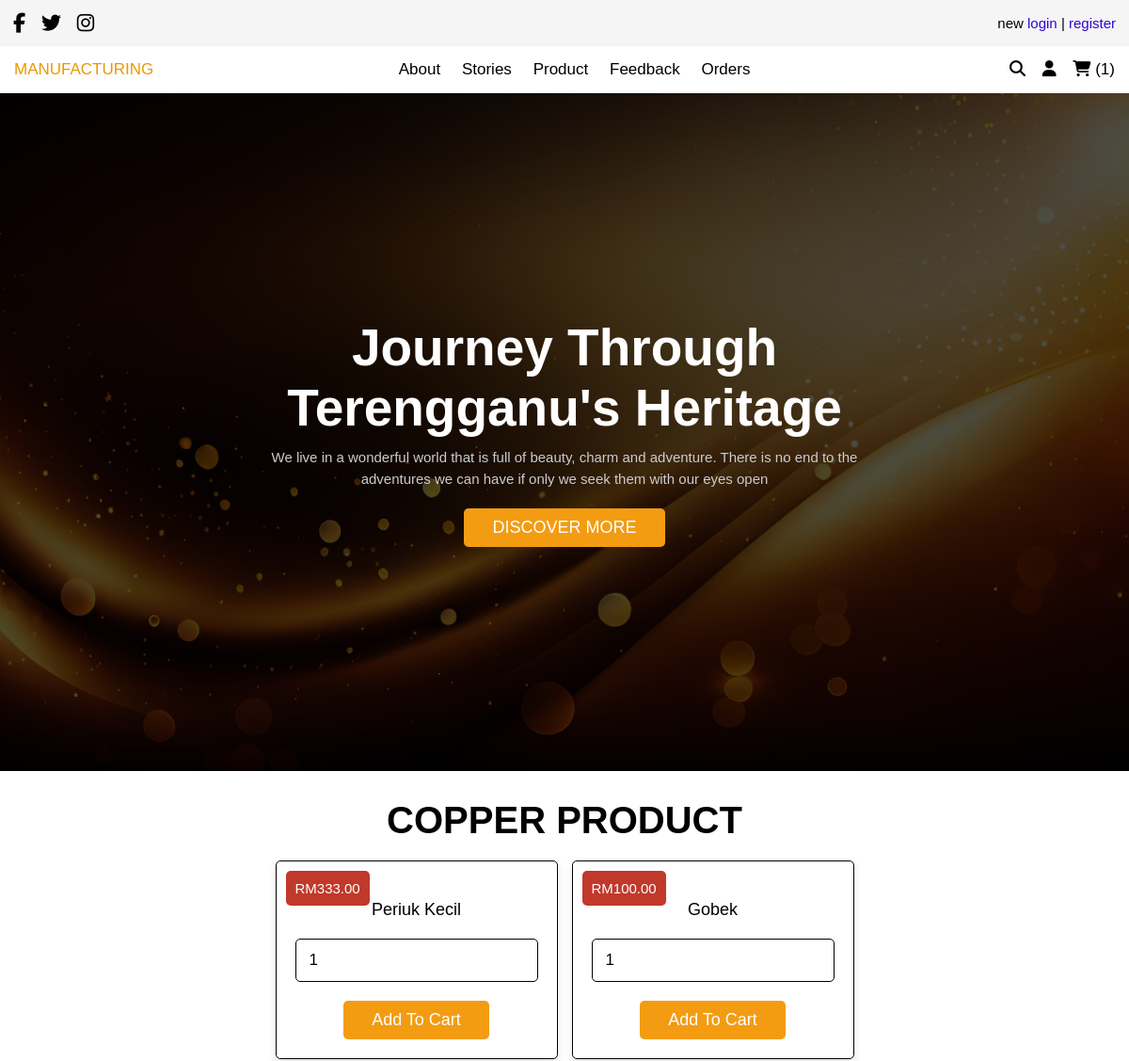
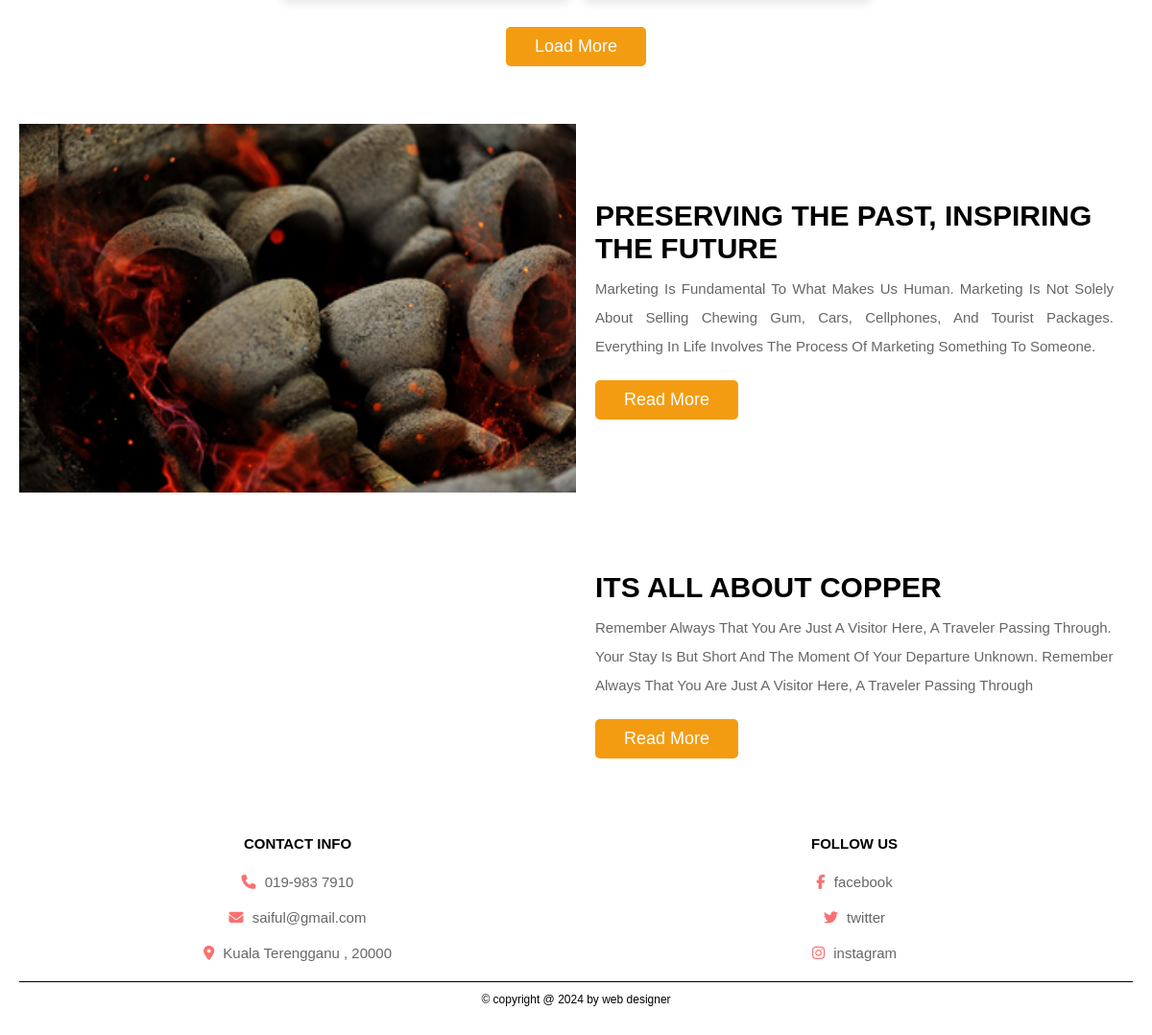
Page /home.php (signed in) on the committed database (2 pictures, top to bottom).
### tables this page shows
CREATE TABLE `product` (
  `productID` varchar(100) NOT NULL,
  `productName` varchar(100) NOT NULL,
  `productImage` varchar(255) NOT NULL,
  `productPrice` decimal(10,2) NOT NULL,
  `stock` int(11) DEFAULT 0
);

### home.php (the view, shortened to what this page needs)
<?php
include 'config.php';
?>
<!DOCTYPE html>
<html lang="en">
<head>
   <link rel="stylesheet" href="https://cdnjs.cloudflare.com/ajax/libs/font-awesome/6.5.1/css/all.min.css">
   <link rel="stylesheet" href="css/style.css">
</head>
<body>
<?php include 'header.php'; ?>
<section class="home">
   <div class="content">
      <h3>Journey Through Terengganu's Heritage</h3>
      <p>We live in a wonderful world that is full of beauty, charm and adventure.
         There is no end to the adventures we can have if only we seek them with our eyes open</p>
      <a href="about.php" class="white-btn">DISCOVER MORE</a>
   </div>
</section>
<section class="products">
   <h1 class="title">Copper Product</h1>
   <div class="box-container">
      <?php
         $select_products = mysqli_query($conn, "SELECT * FROM `product` LIMIT 2") or die('query failed');
         if(mysqli_num_rows($select_products) > 0){
            while($fetch_products = mysqli_fetch_assoc($select_products)){
      ?>
     <form action="" method="post" class="box">
      <div class="name"><?php echo $fetch_products['productName']; ?></div>
      <div class="price">RM<?php echo $fetch_products['productPrice']; ?></div>
      <input type="number" min="1" name="product_quantity" value="1" class="qty">
      <input type="submit" value="add to cart" name="add_to_cart" class="btn">
     </form>
      <?php
         }
      }else{
         echo '<p class="empty">no products added yet</p>';
      }
      ?>
   </div>
   <div class="load-more" style="margin-top: 2rem; text-align:center">
      <a href="product.php" class="option-btn">load more</a>
   </div>
</section>
<section class="about">
   <div class="flex">
      <div class="image">
         <img src="assets/about-1.png" alt="">
      </div>
      <div class="content">
         <h3>Preserving The Past, Inspiring The Future</h3>
         <p>Marketing Is Fundamental To What Makes Us Human.
            Marketing Is Not Solely About Selling Chewing Gum, Cars, Cellphones, And Tourist Packages.
            Everything In Life Involves The Process Of Marketing Something To Someone.</p>
         <a href="about.php" class="btn">read more</a>
      </div>
   </div>
</section>
<section class="stories">
   <div class="flex">
      <div class="image">
      </div>
      <div class="content">
         <h3>Its All About Copper</h3>
         <p>Remember Always That You Are Just A Visitor Here, A Traveler Passing Through.
            Your Stay Is But Short And The Moment Of Your Departure Unknown.
            Remember Always That You Are Just A Visitor Here, A Traveler Passing Through</p>
         <a href="stories.php" class="btn">read more</a>
      </div>
   </div>
</section>
<?php include 'footer.php'; ?>
</body>
</html>

### css/style.css (style rules this page uses)
:root { --purple:#8e44ad; --red:#c0392b; --orange:#f39c12; --black:#000000; --white:#fff; --light-color:#666; --light-white:#ccc; --light-bg:#f5f5f5; --border:.1rem solid var(--black); --box-shadow:0 .5rem 1rem rgba(0,0,0,.1); }
* { font-family: 'Rubik', sans-serif; margin:0; padding:0; box-sizing: border-box; outline: none; border:none; text-decoration: none; transition:all .2s linear; }
html { font-size: 62.5%; overflow-x: hidden; }
section { padding:3rem 2rem; }
.title { text-align: center; margin-bottom: 2rem; text-transform: uppercase; color:var(--black); font-size: 4rem; }
.btn, .option-btn, .delete-btn, .white-btn { display: inline-block; margin-top: 1rem; padding:1rem 3rem; cursor: pointer; color:var(--white); font-size: 1.8rem; border-radius: .5rem; text-transform: capitalize; }
.white-btn, .btn { background-color: var(--orange); }
.option-btn { background-color: var(--orange); }
.home { min-height: 90vh; background: linear-gradient(rgba(0,0,0,.7), rgba(0,0,0,.7)), url(../assets/header-1.png) no-repeat; background-size: cover; background-position: center; display: flex; align-items: center; justify-content: center; }
.home .content { text-align: center; width: 70rem; }
.home .content h3 { font-size: 5.5rem; color: #fff; }
.home .content p { font-size: 1.5rem; color: var(--light-white); padding: 1rem 0; line-height: 1.5; }
.products .box-container { max-width: 1200px; margin: 0 auto; display: grid; grid-template-columns: repeat(auto-fit, 30rem); align-items: flex-start; gap: 1.5rem; justify-content: center; }
.products .box-container .box { border-radius: .5rem; background-color: var(--white); box-shadow: var(--box-shadow); padding: 2rem; text-align: center; border: var(--border); position: relative; }
.products .box-container .box .name { padding:1rem 0; font-size: 1.8rem; color:var(--black); }
.products .box-container .box .qty { width: 100%; padding:1.2rem 1.4rem; border-radius: .5rem; border:var(--border); margin:1rem 0; font-size: 1.7rem; }
.products .box-container .box .price { position: absolute; top:1rem; left:1rem; border-radius: .5rem; padding:1rem; font-size: 1.5rem; color:var(--white); background-color: var(--red); }
.about .flex { max-width: 1200px; margin: 0 auto; display: flex; align-items: center; flex-wrap: wrap; }
.about .flex .image { flex: 1 1 40rem; }
.about .flex .image img { width: 100%; }
.about .flex .content { flex:1 1 40rem; padding:2rem; background-color: transparent; }
.about .flex .content h3 { font-size: 3rem; color:var(--black); text-transform: uppercase; text-align: left; }
.about .flex .content p { padding: 1rem 0; line-height: 2; font-size: 1.5rem; text-align: justify; text-justify: inter-word; color: var(--light-color); }
.stories .flex { max-width: 1200px; margin: 0 auto; display: flex; align-items: center; flex-wrap: wrap; }
.stories .flex .image { flex: 1 1 40rem; }
.stories .flex .content { flex:1 1 40rem; padding:2rem; background-color: transparent; }
.stories .flex .content h3 { font-size: 3rem; color:var(--black); text-transform: uppercase; text-align: left; }
.stories .flex .content p { padding: 1rem 0; line-height: 2; font-size: 1.5rem; color: var(--light-color); }

### rows in the picture
product: productName "Periuk Kecil", productPrice "333.00"
product: productName "Gobek", productPrice "100.00"

### other values in the picture
$cart_rows_number "1"
